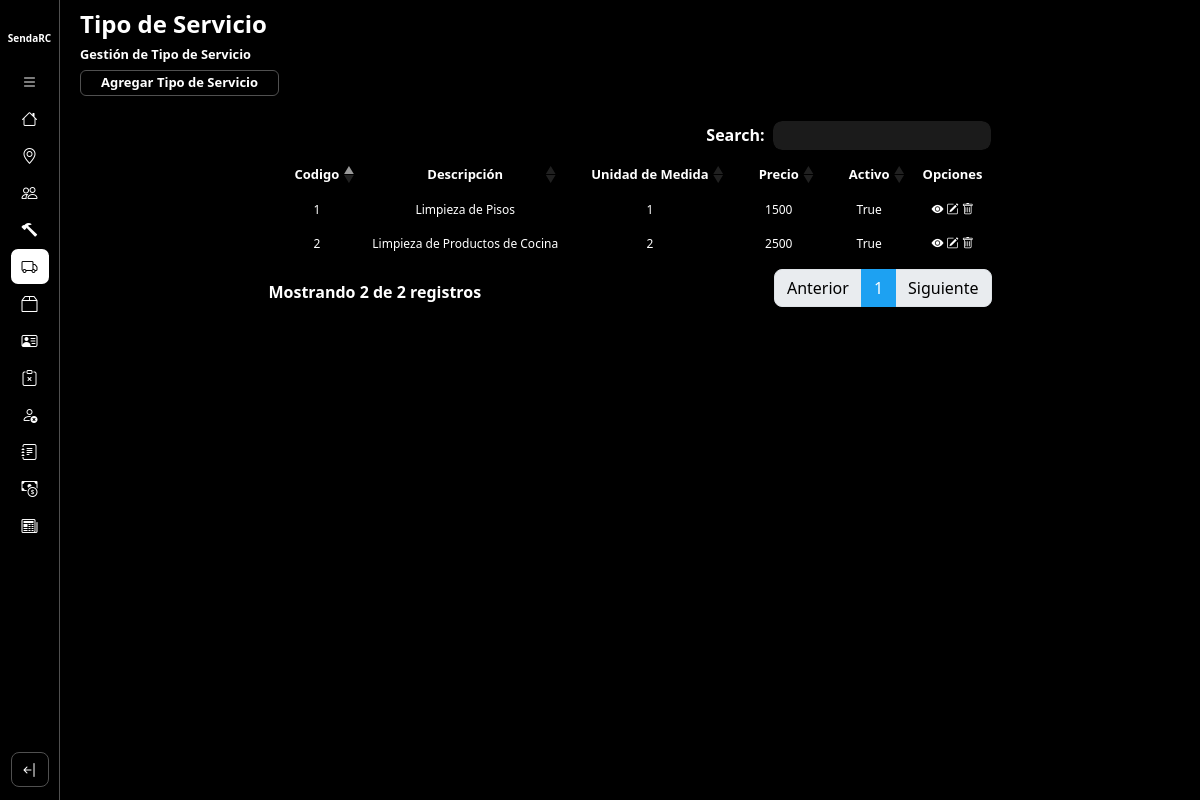
The page /gestionTipoServicio/ on the database as committed earlier.
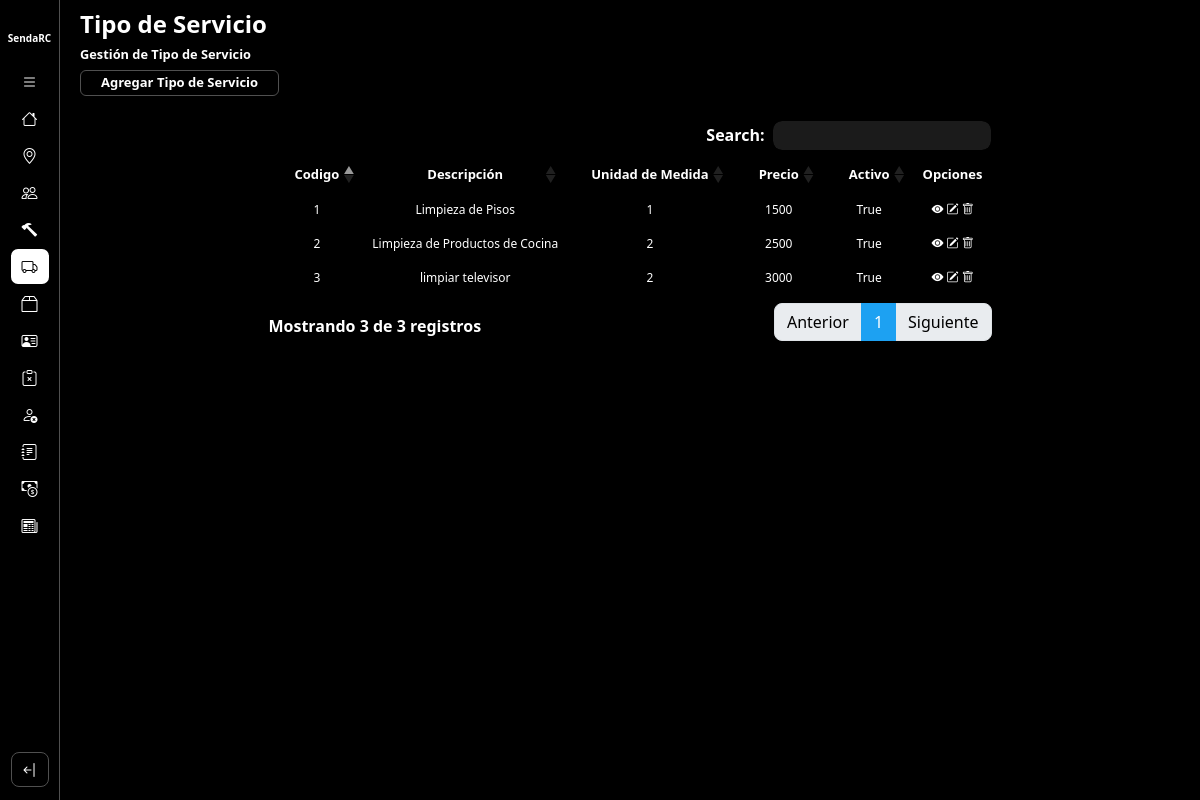
The same page on the database as committed later.
### core/models.py (models this page shows, shortened)
class TipoServicio(models.Model):
    UNIDAD = {
        (1, 'm2'),
        (2, 'unidad')
    }
    descripcion = models.CharField(max_length=50)
    unidad_medida = models.PositiveIntegerField(choices=UNIDAD)
    precio = models.IntegerField()
    insumos = models.ManyToManyField(Insumo, through='CantInsumoServicio')
    maquinarias = models.ManyToManyField(Maquinaria)
    activo = models.BooleanField(default=True)

### core/views.py (the view)
# urls.py: path('gestionTipoServicio/', gestionTipoServicio.as_view(), name='gestionTipoServicio'),
class gestionTipoServicio(ListView):
    model = TipoServicio
    template_name = 'tipoServicio/gestionTipoServicio.html'
    context_object_name = 'tipoServicios'

### core/templates/tipoServicio/gestionTipoServicio.html (shortened to what this page needs)
{% extends 'layouts/baseGestion.html' %}
{% load static %}
{% block extracss %}
    {{block.super}}
<link href="{% static 'css/baseGestion.css' %}" rel="stylesheet" />
{% endblock %}
{% block title%}
    <h1>Tipo de Servicio</h1>
    <h2>Gestión de Tipo de Servicio</h2>
    <a href="{% url 'altaTipoServicio' %}" class="btn-agregarEntidad">Agregar Tipo de Servicio</a>
{% endblock %}
{% block listado%}
<table class="table table-dark">
    <thead>
        <tr>
            <th scope="col">Codigo</th>
            <th scope="col">Descripción</th>
            <th scope="col">Unidad de Medida</th>
            <th scope="col">Precio</th>
            <th scope="col">Activo</th>
            <th scope="col">Opciones</th>
        </tr>
        </thead>
    <tbody>
        {% for tipo in tipoServicios %}
            <tr class="fila-tabla" data-id="{{ tipo.pk }}">
                <td scope="row">{{ tipo.pk }}</td>
                <td scope="row">{{ tipo.descripcion }}</td>
                <td scope="row">{{ tipo.unidad_medida }}</td>
                <td scope="row">{{ tipo.precio }}</td>
                <td scope="row">{{ tipo.activo }}</td>
                <td scope="row">
                    <button href="{% url 'detalleTipoServicio' tipo.pk %}" class="opcion" type="button"
                        data-url="/gestionTipoServicio/{{tipo.pk}}"
                        data-bs-toggle="offcanvas"
                        data-bs-target="#offcanvasExample"
                        aria-controls="offcanvasExample"><i class="bi bi-eye-fill"></i></button>
                    <a href="{% url 'modificarTipoServicio' tipo.pk %}" class="opcion"><i class="bi bi-pencil-square"></i></i></a>
                    <button href="#" class="opcion"><i class="bi bi-trash"></i></button>
                </td>
            </tr>
        {% endfor %}
    </tbody>
</table>
{% endblock %}

Rows that differ between the two databases and show on the page:
added TipoServicio: pk "3", descripcion "limpiar televisor", unidad_medida "2", precio "3000", activo "True"
Other text that changed with them:
text written by a page script: "Search: Mostrando 2 de 2 registros Anterior 1 Siguiente" → "Search: Mostrando 3 de 3 registros Anterior 1 Siguiente"
